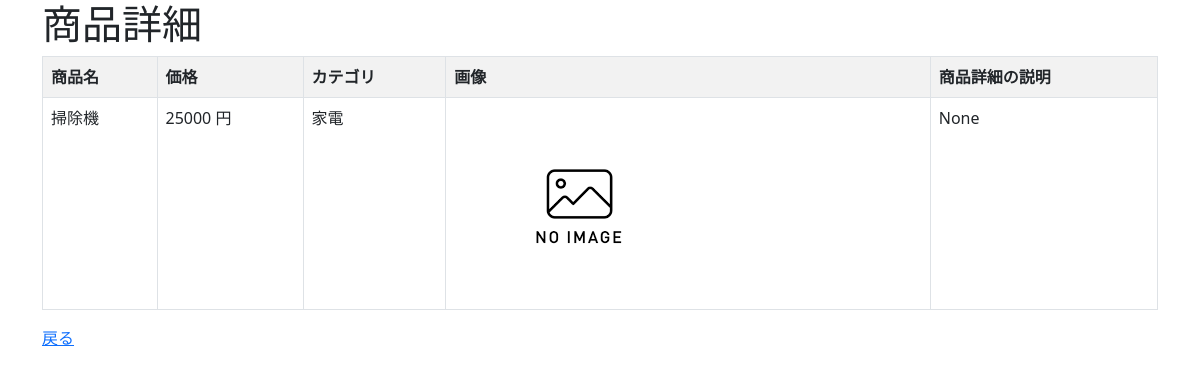
/crud/detail/2, run on an earlier commit of the app's database.
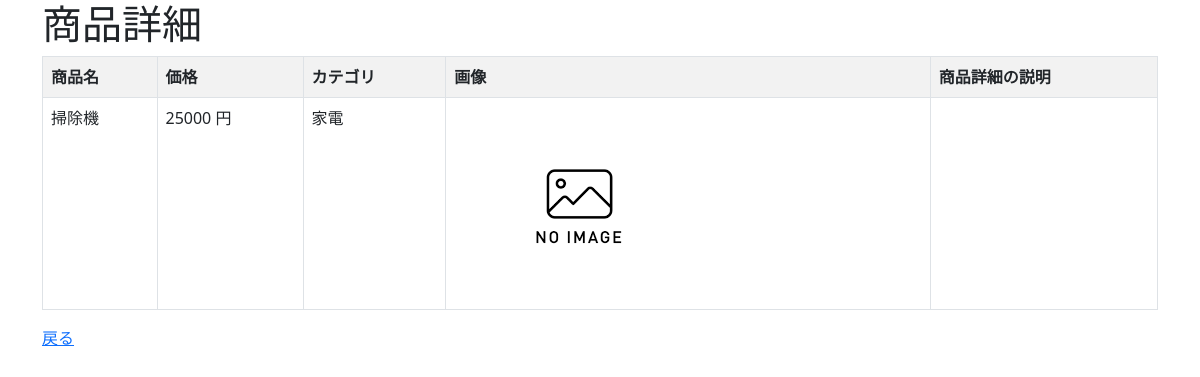
And on a later commit of the database.
### crud/models.py (models this page shows, shortened)
class Product(models.Model):
  name = models.CharField(max_length=200)
  price = models.PositiveIntegerField()
  category = models.ForeignKey(Category, on_delete=models.CASCADE)
  img = models.ImageField(blank=True, default='noImage.png')
  product_detail = models.TextField(blank=True, null=True)

class Category(models.Model):
  name = models.CharField(max_length=200)
  def __str__(self):
    return self.name

### crud/views.py (the view)
# urls.py: path('crud/detail/<int:pk>', views.ProductDetailView.as_view(), name="detail"),
class ProductDetailView(DetailView):
  model = Product

### crud/templates/crud/product_detail.html (shortened to what this page needs)
{% extends "base.html" %}
{% block content %}
<h1>商品詳細</h1>
<table class="table table-striped table-hover table-bordered">
  <thread>
    <tr>
       <th>商品名</th>
       <th>価格</th>
       <th>カテゴリ</th>
       <th>画像</th>
       <th>商品詳細の説明</th>
    </tr>
  </thread>
  <tr>
    <td>{{ product.name }}</td>
    <td>{{ product.price }} 円</td>
    <td>{{ product.category }}</td>
    <td><img src={{ product.img.url }} style="width=100px height=auto;"></td>
    <td>{{ product.product_detail}}</td>
  </tr>
</table>
<a href="{% url 'list' %}">戻る</a>
{% endblock %}

### crud/templates/base.html (shortened to what this page needs)
<!DOCTYPE html>
<html lang="ja">
<head>
  <link href="https://cdn.jsdelivr.net/npm/bootstrap@5.3.0-alpha3/dist/css/bootstrap.min.css" rel="stylesheet">
</head>
<body>
  <div class="container">
    {% block content %}{% endblock %}
  </div>
</body>
</html>

What changed in the data, as far as the page shows it:
changed Product "掃除機": product_detail "None" → (not shown)
